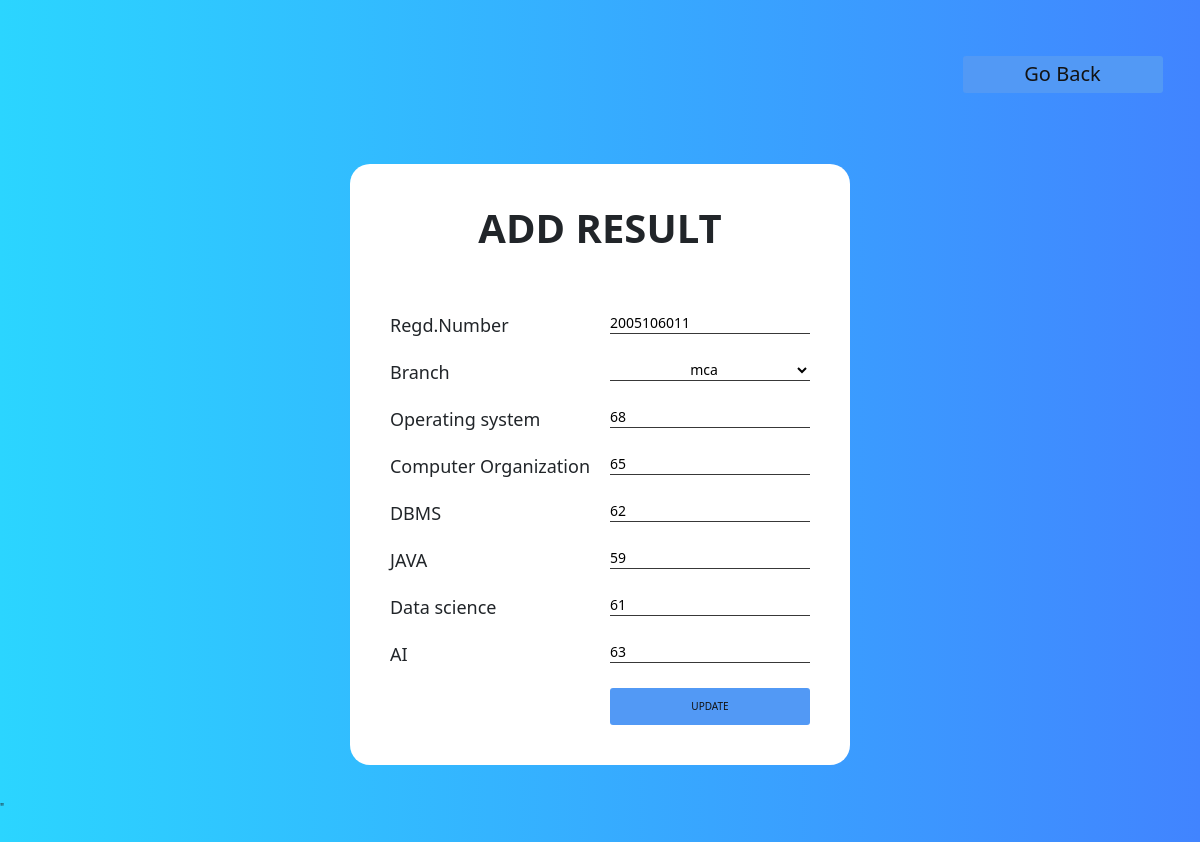
The page /resupdate.php?sid=3 on the database its author committed.
### tables this page shows
CREATE TABLE `result` (
  `res_id` int(11) NOT NULL,
  `res_reg` varchar(100) NOT NULL,
  `res_branch` varchar(100) NOT NULL,
  `os` int(11) NOT NULL,
  `co` int(11) NOT NULL,
  `java` int(11) NOT NULL,
  `dbms` int(11) NOT NULL,
  `ds` int(11) NOT NULL,
  `ai` int(11) NOT NULL
);

CREATE TABLE `branch` (
  `id` int(11) NOT NULL,
  `class` varchar(50) NOT NULL
);

### resupdate.php (the view, shortened to what this page needs)
<!DOCTYPE html>
<html lang="en">
<head>
    <link rel="stylesheet" href="css/style.css">
    <link rel="stylesheet" href="css/bootstrap.min.css">
</head>
<body>
    <section id="form1">
        <div class="container">
            <div class="formbox">
                <a href="managestudent.php" class="btn mybtn11">Go back</a>
                <form method="POST" action="<?php $_SERVER['PHP_SELF'] ?>">
                    <h1>Add Result</h1>
                    <?php
                    include "include/connection.php";
                    $id = $_GET['sid'];
                    $sup = "SELECT * FROM result left join branch on res_branch=branch.id WHERE res_id ={$id}";
                    $rup = mysqli_query($con, $sup) or die("Query failed");
                    if ($rp = mysqli_num_rows($rup) > 0) {
                        while ($rap = mysqli_fetch_assoc($rup)) {
                    ?>
                            <div class="formgroup">
                                <label>Regd.Number</label>
                                <input type="text" name="name" value="<?php echo $rap['res_reg'] ?>" placeholder="Enter Registration Number"><br>
                            </div>
                            <div class="formgroup">
                                <label>Branch</label>
                                <select name="brn">
                                    <option value="<?php echo $rap['res_branch'] ?>"><?php echo $rap['class'] ?></option>
                                </select><br>
                            </div>
                            <div class="formgroup">
                                <label>Operating system</label>
                                <input type="text" name="os" value="<?php echo $rap['os'] ?>"><br>
                            </div>
                            <div class="formgroup">
                                <label>Computer Organization</label>
                                <input type="text" name="co" value="<?php echo $rap['co'] ?>"><br>
                            </div>
                            <div class="formgroup">
                                <label>DBMS</label>
                                <input type="text" value="<?php echo $rap['dbms'] ?>" name="dbms"><br>
                            </div>
                            <div class="formgroup">
                                <label>JAVA</label>
                                <input type="text" value="<?php echo $rap['java'] ?>" name="java"><br>
                            </div>
                            <div class="formgroup">
                                <label>Data science</label>
                                <input type="text" value="<?php echo $rap['ds'] ?>" name="ds"><br>
                            </div>
                            <div class="formgroup">
                                <label>AI</label>
                                <input type="text" value="<?php echo $rap['ai'] ?>" name="ai"><br>
                            </div>
                            <input type="submit" name="sub" class="mybtnf" value="UPDATE">
                    <?php }
                    } ?>
                </form>
            </div>
        </div>"
    </section>
</body>
</html>

### css/style.css (style rules this page uses)
*, *::after, *::before { -webkit-box-sizing: border-box; box-sizing: border-box; margin: 0; padding: 0; }
h1, h2, h3, h4, h5, h6, p { margin: 0; }
html { font-size: 62.5%; scroll-behavior: smooth; }
body { font-family: "Roboto", sans-serif; font-size: 100%; font-weight: 400; overflow-x: hidden; }
a, a:hover { text-decoration: none; }
#form1 { background: linear-gradient(to right, #2bd5ff, #4184ff); height: 130vh; }
.formbox { height: 100vh; width: 100%; display: grid; place-items: center; }
.formbox form h1 { font-weight: 600; font-size: 4rem; text-align: center; text-transform: uppercase; margin-bottom: 3rem; padding-bottom: 3rem; }
.formbox form { background: white; padding: 4rem; border-radius: 20px; }
.formgroup { margin-top: 2rem; }
.formgroup label { font-size: 1.8rem; }
.formgroup input,.formgroup select { border: none; background: none; outline: none; float: right; width: 200px; border-bottom:1px solid rgba(29, 29, 29, 0.877); font-size: 1.4rem; margin-left: 2rem; }
option { text-align: center; font-size: 1.4rem; }
.mybtnf,.formbox a { border-radius: 3px ; background-color: rgb(82, 153, 245); color: rgb(19, 19, 19); height: 3.7rem; float: right; width: 200px; align-items: center; margin-top: 2rem; border: none; }
.formbox a { font-size: 2rem; text-transform: capitalize; margin-left: auto; }

### rows shown on the page
result: name "2005106011", brn "mca", os "68", co "65", dbms "62", java "59", ds "61", ai "63"
